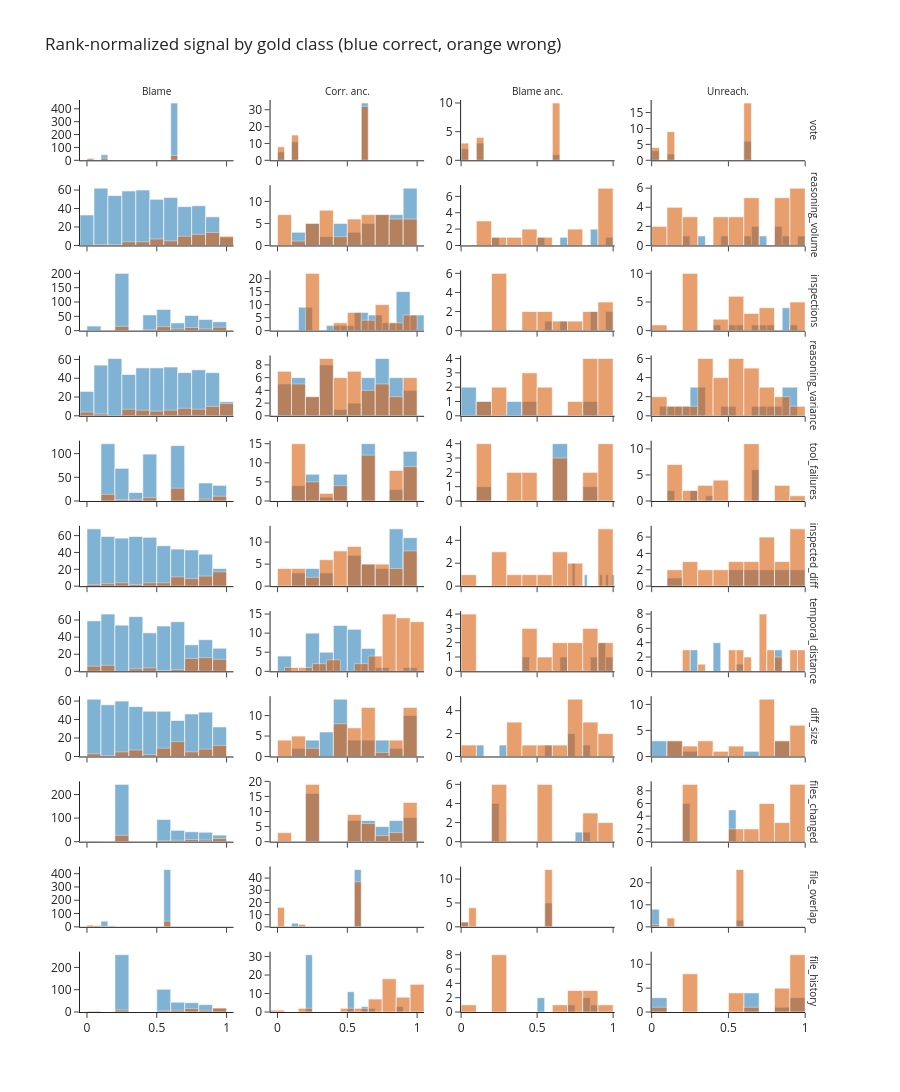

The notebook cell saved with this chart:
### Markdown cell above
### Diagnostic: signals by gold class

The pooled view is dominated by the blame majority. We facet by the gold BIC class to see whether a signal separates correct from wrong within a class. The gold class is leakage and serves analysis only; it is never available to $\varrho$.

### Code cell
from plotly.subplots import make_subplots
from scipy.stats import rankdata

gold = {
    "blame": "Blame",
    "correction-ancestor": "Corr. anc.",
    "blame-ancestor": "Blame anc.",
    "outside": "Unreach.",
}
classes = list(gold)
diagnostic = make_subplots(
    rows=len(features),
    cols=len(classes),
    row_titles=features,
    column_titles=[gold[c] for c in classes],
    shared_xaxes=True,
)
for r, feature in enumerate(features):
    rank = (rankdata(frame[feature].values) - 1) / (len(frame) - 1)
    for col, klass in enumerate(classes):
        mask = frame["category"].values == klass
        for label, color in ((1, "#2c7fb8"), (0, "#d95f0e")):
            diagnostic.add_trace(
                go.Histogram(
                    x=rank[mask & (frame["Y"].values == label)],
                    nbinsx=15,
                    marker_color=color,
                    opacity=0.6,
                    showlegend=False,
                ),
                row=r + 1,
                col=col + 1,
            )
diagnostic.update_layout(
    height=1700,
    width=900,
    barmode="overlay",
    title="Rank-normalized signal by gold class (blue correct, orange wrong)",
    template="simple_white",
)
diagnostic.update_annotations(font_size=10)
diagnostic.show()
